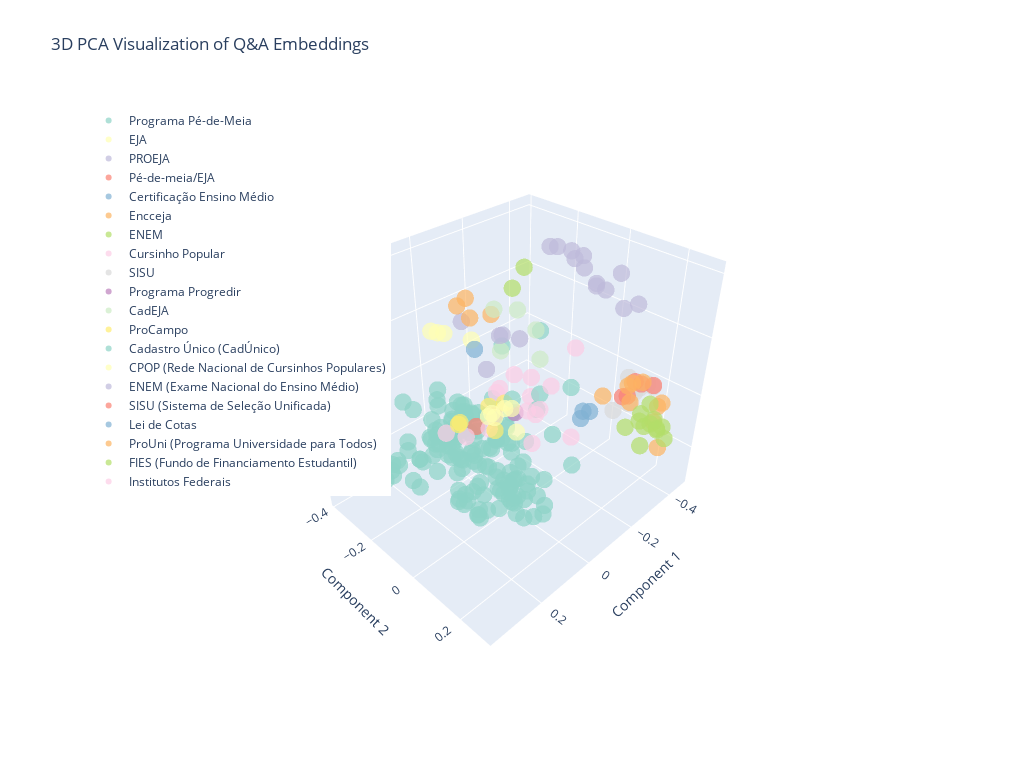

The cell this chart's notebook holds for it:
### Code cell
create_3d_plot(embeddings_3d_pca, embeddings_df, "3D PCA Visualization of Q&A Embeddings")

### Figure 1 — Plotly figure (JSON) as saved in the notebook; plotly's stock layout.template omitted (floating-point values rounded to 4 significant figures; data arrays with more than 128 entries replaced by an {"elided": "..."} marker saying what was removed)
{"data": [{"hovertemplate": "%{text}<extra></extra>", "marker": {"color": "rgb(141,211,199)", "opacity": 0.7, "size": 6}, "mode": "markers", "name": "Programa Pé-de-Meia", "text": {"elided": "145 str values"}, "type": "scatter3d", "x": {"elided": "145 float values"}, "y": {"elided": "145 float values"}, "z": {"elided": "145 float values"}}, {"hovertemplate": "%{text}<extra></extra>", "marker": {"color": "rgb(255,255,179)", "opacity": 0.7, "size": 6}, "mode": "markers", "name": "EJA", "text": ["Programa: EJA<br>Tópico: Educação de Jovens e Adultos<br>Pergunta: O que é EJA?", "Programa: EJA<br>Tópico: Educação de Jovens e Adultos<br>Pergunta: Quem pode participar do EJA?", "Programa: EJA<br>Tópico: Educação de Jovens e Adultos<br>Pergunta: Como funciona o EJA?", "Programa: EJA<br>Tópico: Educação de Jovens e Adultos<br>Pergunta: Onde encontrar o EJA?"], "type": "scatter3d", "x": [0.00853, -0.07414, -0.01384, -0.01813], "y": [-0.3338, -0.2462, -0.3006, -0.3371], "z": [0.1604, 0.1319, 0.1574, 0.1429]}, {"hovertemplate": "%{text}<extra></extra>", "marker": {"color": "rgb(190,186,218)", "opacity": 0.7, "size": 6}, "mode": "markers", "name": "PROEJA", "text": ["Programa: PROEJA<br>Tópico: Educação de Jovens e Adultos<br>Pergunta: Como o EJA pode me preparar para o mercado de trabalho?", "Programa: PROEJA<br>Tópico: Educação de Jovens e Adultos<br>Pergunta: Quais são as instituições que ofertam os cursos?", "Programa: PROEJA<br>Tópico: Educação de Jovens e Adultos<br>Pergunta: Como é feita a seleção para os cursos Proeja?", "Programa: PROEJA<br>Tópico: Educação de Jovens e Adultos<br>Pergunta: Eu já concluí o ensino médio, posso cursar o Proeja ?"], "type": "scatter3d", "x": [-0.11, -0.1505, -0.1944, -0.1634], "y": [-0.3309, -0.2653, -0.2367, -0.1299], "z": [0.1475, -0.01801, 0.1038, 0.1477]}, {"hovertemplate": "%{text}<extra></extra>", "marker": {"color": "rgb(251,128,114)", "opacity": 0.7, "size": 6}, "mode": "markers", "name": "Pé-de-meia/EJA", "text": ["Programa: Pé-de-meia/EJA<br>Tópico: Educação de Jovens e Adultos<br>Pergunta: Alunos da EJA têm direito ao recebimento do Pé de Meia?"], "type": "scatter3d", "x": [0.1402], "y": [0.005351], "z": [0.05873]}, {"hovertemplate": "%{text}<extra></extra>", "marker": {"color": "rgb(128,177,211)", "opacity": 0.7, "size": 6}, "mode": "markers", "name": "Certificação Ensino Médio", "text": ["Programa: Certificação Ensino Médio<br>Tópico: Educação Básica<br>Pergunta: Como ter acesso a certificação do ensino médio?"], "type": "scatter3d", "x": [0.02606], "y": [-0.1196], "z": [0.1981]}, {"hovertemplate": "%{text}<extra></extra>", "marker": {"color": "rgb(253,180,98)", "opacity": 0.7, "size": 6}, "mode": "markers", "name": "Encceja", "text": ["Programa: Encceja<br>Tópico: Educação Básica<br>Pergunta: O que é Encceja?", "Programa: Encceja<br>Tópico: Educação Básica<br>Pergunta: Para que serve o Encceja?", "Programa: Encceja<br>Tópico: Educação Básica<br>Pergunta: Como obter o certificado de conclusão da educação básica através do Encceja?", "Programa: Encceja<br>Tópico: Educação Básica<br>Pergunta: Onde e quando acontecem as inscrições e provas?"], "type": "scatter3d", "x": [0.003271, -0.02796, 0.01607, -0.0643], "y": [-0.2141, -0.2125, -0.1463, -0.1473], "z": [0.2893, 0.302, 0.2825, 0.2618]}, {"hovertemplate": "%{text}<extra></extra>", "marker": {"color": "rgb(179,222,105)", "opacity": 0.7, "size": 6}, "mode": "markers", "name": "ENEM", "text": ["Programa: ENEM<br>Tópico: Educação Básica<br>Pergunta: Como obter o certificado do Ensino Médio através do ENEM?", "Programa: ENEM<br>Tópico: Educação Básica<br>Pergunta: Conseguir alcançar a pontuação necessária para o certificado, como posso emiti-lo?"], "type": "scatter3d", "x": [-0.1248, -0.09128], "y": [-0.07742, -0.08891], "z": [0.4096, 0.355]}, {"hovertemplate": "%{text}<extra></extra>", "marker": {"color": "rgb(252,205,229)", "opacity": 0.7, "size": 6}, "mode": "markers", "name": "Cursinho Popular", "text": ["Programa: Cursinho Popular<br>Tópico: Educação Básica<br>Pergunta: O que é o CPOP?", "Programa: Cursinho Popular<br>Tópico: Educação Básica<br>Pergunta: O que a CPOP fornece para os alunos de cursinhos populares?", "Programa: Cursinho Popular<br>Tópico: Educação Básica<br>Pergunta: Quem pode ser estudante do CPOP?", "Programa: Cursinho Popular<br>Tópico: Educação Básica<br>Pergunta: Quanto é a bolsa para o estudante do cursinho popular selecionado?", "Programa: Cursinho Popular<br>Tópico: Preparação para acesso ao Ensino Superior<br>Pergunta: O que é um Cursinho Popular?", "Programa: Cursinho Popular<br>Tópico: Preparação para acesso ao Ensino Superior<br>Pergunta: Quem tem direito a fazer Cursinho Popular?", "Programa: Cursinho Popular<br>Tópico: Preparação para acesso ao Ensino Superior<br>Pergunta: Por que o Cursinho Popular é importante?", "Programa: Cursinho Popular<br>Tópico: Preparação para acesso ao Ensino Superior<br>Pergunta: Quando é possível se inscrever no Cursinho Popular?", "Programa: Cursinho Popular<br>Tópico: Preparação para acesso ao Ensino Superior<br>Pergunta: Como se inscrever para o Cursinho Popular?"], "type": "scatter3d", "x": [-0.0565, -0.1143, -0.1451, -0.1996, -0.3086, -0.3238, -0.2835, -0.3559, -0.3338], "y": [-0.376, -0.339, -0.2533, -0.105, -0.3879, -0.2316, -0.3444, -0.2599, -0.3219], "z": [-0.2884, -0.3159, -0.2505, -0.2598, -0.2486, -0.1953, -0.1966, -0.144, -0.1514]}, {"hovertemplate": "%{text}<extra></extra>", "marker": {"color": "rgb(217,217,217)", "opacity": 0.7, "size": 6}, "mode": "markers", "name": "SISU", "text": ["Programa: SISU<br>Tópico: Acesso ao Ensino Superior<br>Pergunta: O que é o SISU?", "Programa: SISU<br>Tópico: Acesso ao Ensino Superior<br>Pergunta: Quem pode se inscrever no SISU?", "Programa: SISU<br>Tópico: Acesso ao Ensino Superior<br>Pergunta: Posso escolher qual semestre irei cursar?", "Programa: SISU<br>Tópico: Acesso ao Ensino Superior<br>Pergunta: O candidato que participou do Sisu em edições anteriores e foi selecionado pode concorrer nesta edição?", "Programa: SISU<br>Tópico: Acesso ao Ensino Superior<br>Pergunta: O candidato matriculado em instituição de educação superior pode concorrer no processo seletivo desta edição do Sisu?", "Programa: SISU<br>Tópico: Acesso ao Ensino Superior<br>Pergunta: É cobrada alguma taxa para a realização da inscrição?", "Programa: SISU<br>Tópico: Acesso ao Ensino Superior<br>Pergunta: Quais os documentos necessários para fazer a inscrição no Sisu?"], "type": "scatter3d", "x": [-0.3802, -0.4347, -0.3803, -0.4626, -0.4641, -0.3811, -0.4094], "y": [0.07812, 0.1155, 0.1341, 0.1413, 0.1618, 0.1661, 0.1042], "z": [-0.1221, -0.06068, -0.06672, -0.02883, -0.0302, 0.007302, 0.003806]}, {"hovertemplate": "%{text}<extra></extra>", "marker": {"color": "rgb(188,128,189)", "opacity": 0.7, "size": 6}, "mode": "markers", "name": "Programa Progredir", "text": ["Programa: Programa Progredir<br>Tópico: Acesso a emprego<br>Pergunta: O que é o Programa Progredir?", "Programa: Programa Progredir<br>Tópico: Acesso a emprego<br>Pergunta: Quem pode participar do Programa Progredir?"], "type": "scatter3d", "x": [-0.1064, -0.1468], "y": [-0.1865, -0.1321], "z": [-0.1382, -0.1185]}, {"hovertemplate": "%{text}<extra></extra>", "marker": {"color": "rgb(204,235,197)", "opacity": 0.7, "size": 6}, "mode": "markers", "name": "CadEJA", "text": ["Programa: CadEJA<br>Tópico: Preparação para acesso ao Ensino Superior<br>Pergunta: O que é o CadEJA?", "Programa: CadEJA<br>Tópico: Preparação para acesso ao Ensino Superior<br>Pergunta: Quem tem direito a acessar o CADEJA?", "Programa: CadEJA<br>Tópico: Preparação para acesso ao Ensino Superior<br>Pergunta: Por que o CADEJA é importante?", "Programa: CadEJA<br>Tópico: Preparação para acesso ao Ensino Superior<br>Pergunta: Quando é possível se inscrever no CADEJA?", "Programa: CadEJA<br>Tópico: Preparação para acesso ao Ensino Superior<br>Pergunta: Como se inscrever no CadEJA?"], "type": "scatter3d", "x": [-0.1891, -0.2219, -0.1597, -0.2517, -0.2458], "y": [-0.2672, -0.09916, -0.2084, -0.1463, -0.2209], "z": [0.1848, 0.06317, 0.07298, 0.1352, 0.1784]}, {"hovertemplate": "%{text}<extra></extra>", "marker": {"color": "rgb(255,237,111)", "opacity": 0.7, "size": 6}, "mode": "markers", "name": "ProCampo", "text": ["Programa: ProCampo<br>Tópico: Formação de professores<br>Pergunta: O que é o ProCampo?", "Programa: ProCampo<br>Tópico: Formação de professores<br>Pergunta: Quem tem direito a fazer ProCampo?", "Programa: ProCampo<br>Tópico: Formação de professores<br>Pergunta: Por que o ProCampo é importante?", "Programa: ProCampo<br>Tópico: Formação de professores<br>Pergunta: Quando é possível se inscrever no ProCampo?", "Programa: ProCampo<br>Tópico: Formação de professores<br>Pergunta: Como se inscrever para o ProCampo?"], "type": "scatter3d", "x": [-0.0402, -0.07635, -0.02174, -0.1486, -0.1249], "y": [-0.2798, -0.1513, -0.2652, -0.1819, -0.23], "z": [-0.1811, -0.1627, -0.1708, -0.1081, -0.1336]}, {"hovertemplate": "%{text}<extra></extra>", "marker": {"color": "rgb(141,211,199)", "opacity": 0.7, "size": 6}, "mode": "markers", "name": "Cadastro Único (CadÚnico)", "text": ["Programa: Cadastro Único (CadÚnico)<br>Tópico: Educação Básica<br>Pergunta: O que é o Cadastro Único (CadÚnico)?", "Programa: Cadastro Único (CadÚnico)<br>Tópico: Educação Básica<br>Pergunta: Por que o Cadastro Único é importante para um estudante?", "Programa: Cadastro Único (CadÚnico)<br>Tópico: Educação Básica<br>Pergunta: Como minha família se inscreve no Cadastro Único?"], "type": "scatter3d", "x": [-0.05773, -0.1217, -0.07141], "y": [-0.05568, -0.005105, 0.03056], "z": [0.01774, 0.02916, 0.01808]}, {"hovertemplate": "%{text}<extra></extra>", "marker": {"color": "rgb(255,255,179)", "opacity": 0.7, "size": 6}, "mode": "markers", "name": "CPOP (Rede Nacional de Cursinhos Populares)", "text": ["Programa: CPOP (Rede Nacional de Cursinhos Populares)<br>Tópico: Acesso ao Ensino Superior<br>Pergunta: O que é um cursinho popular?", "Programa: CPOP (Rede Nacional de Cursinhos Populares)<br>Tópico: Acesso ao Ensino Superior<br>Pergunta: O que é a Rede Nacional de Cursinhos Populares (CPOP)?", "Programa: CPOP (Rede Nacional de Cursinhos Populares)<br>Tópico: Acesso ao Ensino Superior<br>Pergunta: Como um cursinho entra para a CPOP?", "Programa: CPOP (Rede Nacional de Cursinhos Populares)<br>Tópico: Acesso ao Ensino Superior<br>Pergunta: Como sei os cursinhos populares que fazem parte da CPOP?", "Programa: CPOP (Rede Nacional de Cursinhos Populares)<br>Tópico: Acesso ao Ensino Superior<br>Pergunta: Sou aluno e quero participar de um cursinho da CPOP?", "Programa: CPOP (Rede Nacional de Cursinhos Populares)<br>Tópico: Acesso ao Ensino Superior<br>Pergunta: Os alunos de cursinhos da CPOP recebem algum apoio?"], "type": "scatter3d", "x": [-0.2779, -0.2387, -0.2961, -0.2494, -0.2971, -0.2379], "y": [-0.3818, -0.3573, -0.3323, -0.3365, -0.2976, -0.2151], "z": [-0.3239, -0.3045, -0.285, -0.3028, -0.2669, -0.2954]}, {"hovertemplate": "%{text}<extra></extra>", "marker": {"color": "rgb(190,186,218)", "opacity": 0.7, "size": 6}, "mode": "markers", "name": "ENEM (Exame Nacional do Ensino Médio)", "text": ["Programa: ENEM (Exame Nacional do Ensino Médio)<br>Tópico: Acesso ao Ensino Superior<br>Pergunta: O que é o ENEM?", "Programa: ENEM (Exame Nacional do Ensino Médio)<br>Tópico: Acesso ao Ensino Superior<br>Pergunta: Para que serve a nota do ENEM?", "Programa: ENEM (Exame Nacional do Ensino Médio)<br>Tópico: Acesso ao Ensino Superior<br>Pergunta: Quem pode fazer a prova do ENEM?", "Programa: ENEM (Exame Nacional do Ensino Médio)<br>Tópico: Acesso ao Ensino Superior<br>Pergunta: Como faço para me inscrever no ENEM?", "Programa: ENEM (Exame Nacional do Ensino Médio)<br>Tópico: Acesso ao Ensino Superior<br>Pergunta: Preciso pagar para fazer o ENEM?", "Programa: ENEM (Exame Nacional do Ensino Médio)<br>Tópico: Acesso ao Ensino Superior<br>Pergunta: Existe isenção da taxa de inscrição do ENEM?", "Programa: ENEM (Exame Nacional do Ensino Médio)<br>Tópico: Acesso ao Ensino Superior<br>Pergunta: Se eu conseguir a isenção da taxa, minha inscrição no ENEM está garantida?", "Programa: ENEM (Exame Nacional do Ensino Médio)<br>Tópico: Acesso ao Ensino Superior<br>Pergunta: Sou aluno de escola pública, minha inscrição no ENEM é automática?", "Programa: ENEM (Exame Nacional do Ensino Médio)<br>Tópico: Acesso ao Ensino Superior<br>Pergunta: Como são as provas do ENEM?", "Programa: ENEM (Exame Nacional do Ensino Médio)<br>Tópico: Acesso ao Ensino Superior<br>Pergunta: Posso usar minha nota do ENEM para estudar fora do Brasil?", "Programa: ENEM (Exame Nacional do Ensino Médio)<br>Tópico: Acesso ao Ensino Superior<br>Pergunta: Não consegui fazer a prova em um dos dias. Posso refazer?", "Programa: ENEM (Exame Nacional do Ensino Médio)<br>Tópico: Acesso ao Ensino Superior<br>Pergunta: O ENEM tem prazo de validade?", "Programa: ENEM (Exame Nacional do Ensino Médio)<br>Tópico: Acesso ao Ensino Superior<br>Pergunta: O que é o programa \"Pé-de-Meia\" e qual a relação com o ENEM?"], "type": "scatter3d", "x": [-0.3087, -0.3054, -0.3518, -0.3567, -0.3227, -0.3344, -0.3662, -0.2941, -0.3126, -0.3858, -0.2919, -0.2908, -0.0322], "y": [-0.1505, -0.06514, -0.05253, -0.09355, 0.0526, 0.112, 0.1384, 0.04037, -0.1249, 0.05537, 0.04246, -0.00972, -0.07975], "z": [0.3902, 0.4044, 0.3404, 0.3547, 0.3173, 0.2768, 0.2881, 0.3358, 0.3964, 0.3483, 0.3451, 0.4118, 0.2342]}, {"hovertemplate": "%{text}<extra></extra>", "marker": {"color": "rgb(251,128,114)", "opacity": 0.7, "size": 6}, "mode": "markers", "name": "SISU (Sistema de Seleção Unificada)", "text": ["Programa: SISU (Sistema de Seleção Unificada)<br>Tópico: Acesso ao Ensino Superior<br>Pergunta: O que é o SISU?", "Programa: SISU (Sistema de Seleção Unificada)<br>Tópico: Acesso ao Ensino Superior<br>Pergunta: Quem pode se inscrever no SISU?", "Programa: SISU (Sistema de Seleção Unificada)<br>Tópico: Acesso ao Ensino Superior<br>Pergunta: Como funciona a inscrição no SISU?", "Programa: SISU (Sistema de Seleção Unificada)<br>Tópico: Acesso ao Ensino Superior<br>Pergunta: O que é a \"nota de corte\" do SISU?", "Programa: SISU (Sistema de Seleção Unificada)<br>Tópico: Acesso ao Ensino Superior<br>Pergunta: E se eu não for aprovado na chamada regular do SISU?"], "type": "scatter3d", "x": [-0.4147, -0.455, -0.4403, -0.3874, -0.4065], "y": [0.08539, 0.1238, 0.1092, 0.1213, 0.1976], "z": [-0.08217, -0.03405, -0.02478, -0.04772, 0.01989]}, {"hovertemplate": "%{text}<extra></extra>", "marker": {"color": "rgb(128,177,211)", "opacity": 0.7, "size": 6}, "mode": "markers", "name": "Lei de Cotas", "text": ["Programa: Lei de Cotas<br>Tópico: Acesso ao Ensino Superior<br>Pergunta: O que é o sistema de cotas?", "Programa: Lei de Cotas<br>Tópico: Acesso ao Ensino Superior<br>Pergunta: Como saber se tenho direito às cotas?", "Programa: Lei de Cotas<br>Tópico: Acesso ao Ensino Superior<br>Pergunta: Onde indico que quero concorrer pelas cotas?"], "type": "scatter3d", "x": [-0.2865, -0.2881, -0.2972], "y": [0.02337, 0.0557, 0.02219], "z": [-0.134, -0.08961, -0.1114]}, {"hovertemplate": "%{text}<extra></extra>", "marker": {"color": "rgb(253,180,98)", "opacity": 0.7, "size": 6}, "mode": "markers", "name": "ProUni (Programa Universidade para Todos)", "text": ["Programa: ProUni (Programa Universidade para Todos)<br>Tópico: Acesso ao Ensino Superior<br>Pergunta: O que é o ProUni?", "Programa: ProUni (Programa Universidade para Todos)<br>Tópico: Acesso ao Ensino Superior<br>Pergunta: Quem pode se inscrever no ProUni?", "Programa: ProUni (Programa Universidade para Todos)<br>Tópico: Acesso ao Ensino Superior<br>Pergunta: Qual o critério de renda para o ProUni?", "Programa: ProUni (Programa Universidade para Todos)<br>Tópico: Acesso ao Ensino Superior<br>Pergunta: Fui pré-selecionado no ProUni, isso garante minha bolsa?", "Programa: ProUni (Programa Universidade para Todos)<br>Tópico: Acesso ao Ensino Superior<br>Pergunta: Consegui uma bolsa de 50% do ProUni, mas não posso pagar o resto. O que faço?", "Programa: ProUni (Programa Universidade para Todos)<br>Tópico: Acesso ao Ensino Superior<br>Pergunta: Posso escolher qualquer curso no ProUni?", "Programa: ProUni (Programa Universidade para Todos)<br>Tópico: Acesso ao Ensino Superior<br>Pergunta: Posso me inscrever no ProUni e no Fies ao mesmo tempo?", "Programa: ProUni (Programa Universidade para Todos)<br>Tópico: Acesso ao Ensino Superior<br>Pergunta: E se eu perder o prazo de comprovação de documentos?", "Programa: ProUni (Programa Universidade para Todos)<br>Tópico: Acesso ao Ensino Superior<br>Pergunta: Quem já tem diploma pode participar do ProUni?"], "type": "scatter3d", "x": [-0.386, -0.4271, -0.3663, -0.4305, -0.3211, -0.4584, -0.4566, -0.3483, -0.4163], "y": [0.029, 0.09367, 0.2387, 0.2206, 0.2921, 0.08709, 0.1923, 0.1962, 0.1158], "z": [-0.09351, -0.04262, -0.07391, -0.04592, -0.1168, -0.1262, -0.0876, 0.05933, -0.01556]}, {"hovertemplate": "%{text}<extra></extra>", "marker": {"color": "rgb(179,222,105)", "opacity": 0.7, "size": 6}, "mode": "markers", "name": "FIES (Fundo de Financiamento Estudantil)", "text": ["Programa: FIES (Fundo de Financiamento Estudantil)<br>Tópico: Acesso ao Ensino Superior<br>Pergunta: O que é o FIES?", "Programa: FIES (Fundo de Financiamento Estudantil)<br>Tópico: Acesso ao Ensino Superior<br>Pergunta: Qual a diferença entre FIES e ProUni?", "Programa: FIES (Fundo de Financiamento Estudantil)<br>Tópico: Acesso ao Ensino Superior<br>Pergunta: Quais os requisitos para pedir o FIES?", "Programa: FIES (Fundo de Financiamento Estudantil)<br>Tópico: Acesso ao Ensino Superior<br>Pergunta: Como funciona o processo para conseguir o FIES?", "Programa: FIES (Fundo de Financiamento Estudantil)<br>Tópico: Acesso ao Ensino Superior<br>Pergunta: Posso me inscrever no Fies e no Prouni ao mesmo tempo?", "Programa: FIES (Fundo de Financiamento Estudantil)<br>Tópico: Acesso ao Ensino Superior<br>Pergunta: Posso financiar qualquer curso no Fies?", "Programa: FIES (Fundo de Financiamento Estudantil)<br>Tópico: Acesso ao Ensino Superior<br>Pergunta: Preciso ter fiador para o Fies?", "Programa: FIES (Fundo de Financiamento Estudantil)<br>Tópico: Acesso ao Ensino Superior<br>Pergunta: Como funcionam os pagamentos durante o curso?", "Programa: FIES (Fundo de Financiamento Estudantil)<br>Tópico: Acesso ao Ensino Superior<br>Pergunta: E se eu perder o prazo de comprovação de documentos?", "Programa: FIES (Fundo de Financiamento Estudantil)<br>Tópico: Acesso ao Ensino Superior<br>Pergunta: Posso adiantar parcelas do Fies?", "Programa: FIES (Fundo de Financiamento Estudantil)<br>Tópico: Acesso ao Ensino Superior<br>Pergunta: E se eu desistir do curso?", "Programa: FIES (Fundo de Financiamento Estudantil)<br>Tópico: Acesso ao Ensino Superior<br>Pergunta: Tabela Comparativa: SISU, ProUni e FIES"], "type": "scatter3d", "x": [-0.344, -0.4373, -0.3749, -0.3725, -0.4254, -0.4299, -0.3963, -0.2863, -0.3136, -0.3498, -0.3164, -0.4319], "y": [0.1556, 0.186, 0.1857, 0.1851, 0.205, 0.2171, 0.2534, 0.2527, 0.2517, 0.2934, 0.2393, 0.2143], "z": [-0.1281, -0.1492, -0.07606, -0.1036, -0.1152, -0.153, -0.1019, -0.1123, 0.02595, -0.09844, -0.06366, -0.1492]}, {"hovertemplate": "%{text}<extra></extra>", "marker": {"color": "rgb(252,205,229)", "opacity": 0.7, "size": 6}, "mode": "markers", "name": "Institutos Federais", "text": ["Programa: Institutos Federais<br>Tópico: Formação técnica<br>Pergunta: Posso fazer um curso técnico depois do ensino médio?", "Programa: Institutos Federais<br>Tópico: Formação técnica<br>Pergunta: Onde encontro cursos técnicos gratuitos perto de mim?", "Programa: Institutos Federais<br>Tópico: Formação técnica<br>Pergunta: Posso fazer um curso técnico sem ter feito o Enem?", "Programa: Institutos Federais<br>Tópico: Formação técnica<br>Pergunta: Quanto tempo dura um curso técnico?", "Programa: Institutos Federais<br>Tópico: Formação técnica<br>Pergunta: Que áreas de cursos técnicos posso fazer?", "Programa: Institutos Federais<br>Tópico: Formação técnica<br>Pergunta: Existe bolsa ou ajuda de custo para quem faz curso técnico?"], "type": "scatter3d", "x": [-0.2263, -0.19, -0.3037, -0.1894, -0.21, -0.2352], "y": [-0.05358, -0.119, -0.028, -0.06496, -0.1015, 0.0304], "z": [-0.01711, -0.1278, 0.09886, -0.0932, -0.1439, -0.1768]}], "layout": {"height": 768, "legend": {"x": 0.01, "xanchor": "left", "y": 0.99, "yanchor": "top"}, "scene": {"aspectmode": "auto", "aspectratio": {"x": 1.111, "y": 0.913, "z": 0.986}, "camera": {"eye": {"x": 1.5, "y": 1.5, "z": 1.5}}, "xaxis": {"title": {"text": "Component 1"}, "type": "linear"}, "yaxis": {"title": {"text": "Component 2"}, "type": "linear"}, "zaxis": {"title": {"text": "Component 3"}, "type": "linear"}}, "title": {"text": "3D PCA Visualization of Q&A Embeddings"}, "width": 1024}}
